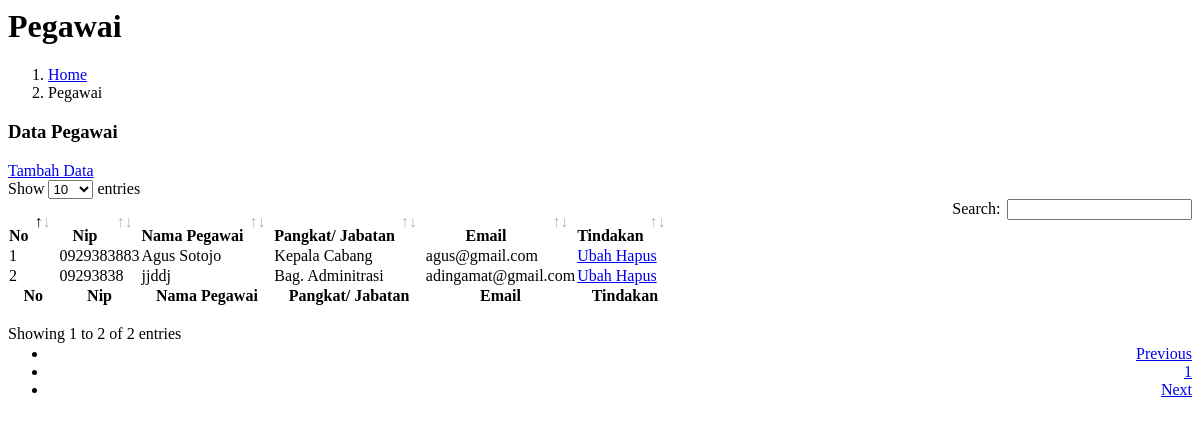
The page /pages/admin/pegawai/pegawairead.php on the database its author committed.
### tables this page shows
CREATE TABLE `pegawai` (
  `id_pegawai` int(11) NOT NULL,
  `id_jabatan` int(11) NOT NULL,
  `nip` varchar(100) NOT NULL,
  `nm_pegawai` varchar(250) NOT NULL,
  `jk` varchar(100) NOT NULL,
  `alamat` varchar(250) NOT NULL,
  `agama` varchar(100) NOT NULL,
  `no_hp` varchar(15) NOT NULL,
  `email` varchar(100) NOT NULL,
  `id_user` int(11) NOT NULL
);

CREATE TABLE `jabatan` (
  `id_jabatan` int(11) NOT NULL,
  `nm_jabatan` varchar(200) NOT NULL
);

### pages/admin/pegawai/pegawairead.php (the view, shortened to what this page needs)
<?php include_once "partials/cssdatatables.php" ?>
<div class="content-header">
        <div class="container-fluid">
                <div class="row mb-2">
                        <div class="col-sm-6">
                                <h1 class="m-0">Pegawai</h1>
                        </div>
                        <div class="col-sm-6">
                                <ol class="breadcrumb float-sm-right">
                                        <li class="breadcrumb-item">
                                                <a href="?page=home"> Home</a>
                                        </li>
                                        <li class="breadcrumb-item">Pegawai</li>
                                </ol>
                        </div>
                </div>
        </div>
</div>
<div class="content">
        <div class="card">
                <div class="card-header">
                        <h3 class="card-title">Data Pegawai</h3>
                        <a href="?page=pegawaicreate" class="btn btn-success btn-sm float-right">
                                <i class="fa fa-plus-circle"></i> Tambah Data</a>
                </div>
                <div class="card-body">
                        <table id="mytable" class="table table-bordered table-hover">
                                <thead>
                                        <tr class="text-center">
                                                <th>No</th>
                                                <th>Nip</th>
                                                <th>Nama Pegawai</th>
                                                <th>Pangkat/ Jabatan</th>
                                                <th>Email</th>
                                                <th>Tindakan</th>
                                        </tr>
                                </thead>
                                <tfoot>
                                        <tr class="text-center">
                                                <th>No</th>
                                                <th>Nip</th>
                                                <th>Nama Pegawai</th>
                                                <th>Pangkat/ Jabatan</th>
                                                <th>Email</th>
                                                <th>Tindakan</th>
                                        </tr>
                                </tfoot>
                                <tbody>
                                        <?php
                                        $database = new Database();
                                        $db = $database->getConnection();
                                        $selectSql = "SELECT * FROM pegawai INNER JOIN jabatan ON pegawai.id_jabatan = jabatan.id_jabatan";
                                        $stmt = $db->prepare($selectSql);
                                        $stmt->execute();
                                        $no = 1;
                                        while ($row = $stmt->fetch(PDO::FETCH_ASSOC)) {
                                        ?>
                                                <tr class="text-center">
                                                        <td><?php echo $no++ ?></td>
                                                        <td><?php echo $row['nip'] ?></td>
                                                        <td><?php echo $row['nm_pegawai'] ?></td>
                                                        <td><?php echo $row['nm_jabatan'] ?></td>
                                                        <td><?php echo $row['email'] ?></td>
                                                        <td>
                                                                <a href="?page=pegawaiupdate&id_pegawai=<?php echo $row['id_pegawai'] ?>" class="btn btn-primary btn-sm mr-1">
                                                                        <i class="fa fa-edit"></i> Ubah
                                                                </a>
                                                                <a href="?page=pegawaidelete&id_pegawai=<?php echo $row['id_pegawai'] ?>" class="btn btn-danger btn-sm" onClick="javascript: return confirm('Konfirmasi data akan dihapus?');">
                                                                        <i class="fa fa-trash"></i> Hapus
                                                                </a>
                                                        </td>
                                                </tr>
                                        <?php
                                        }
                                        ?>
                                </tbody>
                        </table>
                </div>
        </div>
</div>

### rows shown on the page
pegawai: nip "0929383883", nm_pegawai "Agus Sotojo", id_jabatan.nm_jabatan "Kepala Cabang", email "agus@gmail.com"
pegawai: nip "09293838", nm_pegawai "jjddj", id_jabatan.nm_jabatan "Bag. Adminitrasi", email "adingamat@gmail.com"
